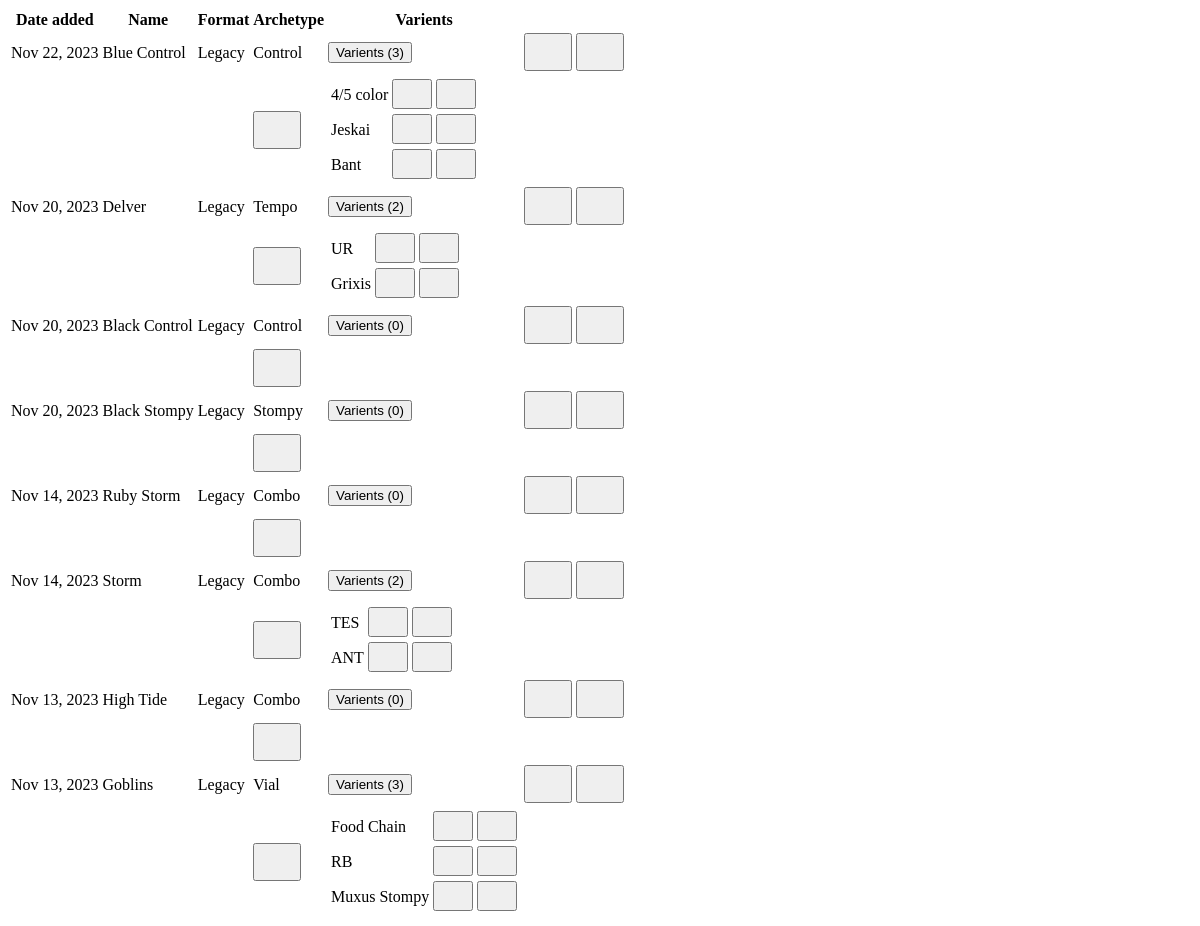
The app's page /decks_table, older data.
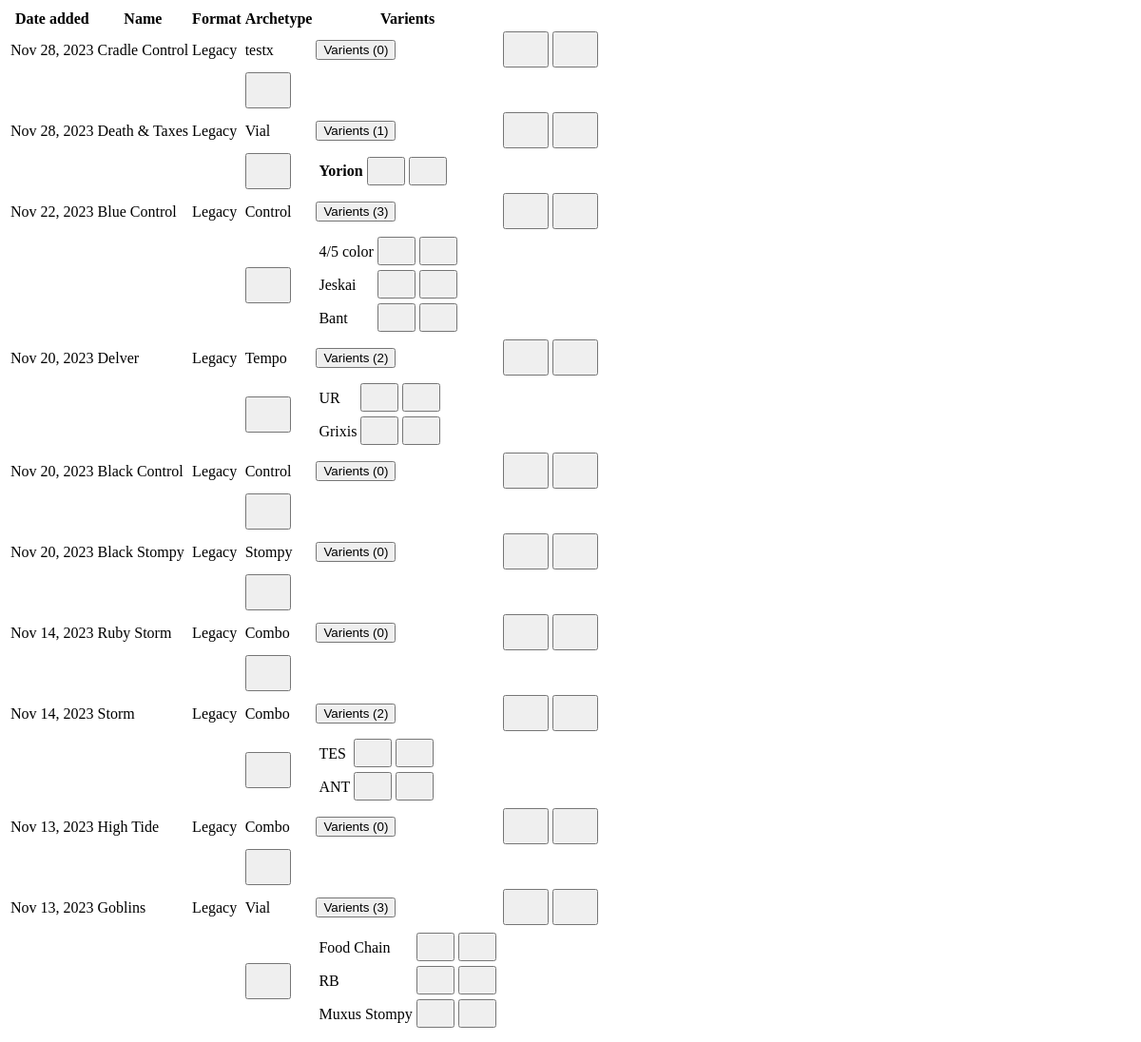
The same page, newer data.
### base/models.py (models this page shows, shortened)
class Deck(models.Model):
    name = models.CharField(verbose_name="deck name", max_length=25)
    mtgFormat = models.ForeignKey(
        MtgFormat, null=True, on_delete=models.CASCADE)
    archetype = models.ForeignKey(
        Archetype, null=True, on_delete=models.CASCADE)
    dateCreated = models.DateTimeField(default=timezone.now)

class MtgFormat(models.Model):
    name = models.CharField(max_length=200)
    def __str__(self):
        return self.name

class Archetype(models.Model):
    name = models.CharField(verbose_name="Archetype", max_length=40)
    mtgFormat = models.ForeignKey(
        MtgFormat, null=True, on_delete=models.CASCADE)
    def __str__(self):
        return str(self.name)

class Flavor(models.Model):
    name = models.CharField(max_length=30, default='none')
    deck = models.ForeignKey(
        Deck, null=True, on_delete=models.CASCADE, related_name="flavors")
    isdefault = models.BooleanField('default', default=False)

### base/views.py (the view)
# urls.py: path('decks_table', views.decks_table, name='decks_table'),
def decks_table(request):
    print("new decks table")
    decks_list = Deck.objects.all().order_by('-dateCreated')
    context = {
        "decks": decks_list
    }
    return render(request, 'base/partials/decks/decks_table.html', context)

### base/templates/base/partials/decks/decks_table.html
<table class="table table-hover">
    <thead>
        <th>Date added</th>
        <th>Name</th>
        <th>Format</th>
        <th>Archetype</th>
        <th>Varients</th>
        <th></th>
    </thead>
    <tbody>
        {% for deck in decks %}
            <tr>
                <td>{{ deck.dateCreated|date:"M d, Y" }}</td>
                <td>{{ deck.name }}</td>
                <td>{{ deck.mtgFormat }}</td>
                <td>{{ deck.archetype }}</td>
                <td>
                    <button class="btn btn-primary" type="button" data-bs-toggle="collapse" data-bs-target="#collapse{{deck.id}}">Varients ({{deck.flavors.count}})</button>
                </td>
                <td>
                    <button class='btn' hx-get="{% url 'edit_deck' deck.pk %}" hx-target="closest tr" hx-swap="outerHTML"><svg class="bi bi-pencil" width="32" height="32"><use xlink:href="#pencil"></svg></button>
                    <button class='btn' hx-confirm='Are you Sure?' hx-target="closest tr" hx-swap="outerHTML swap:1s" hx-delete="{% url 'delete_deck' deck.pk %}"><svg class="bi bi-trash3" width="32" height="32"><use xlink:href="#trash3"></svg></button>
                </td>
            </tr>
            <tr class="collapse" id="collapse{{deck.id}}">
                <td></td>
                <td></td>
                <td></td>
                <td>
                    <button class='btn' hx-get="{% url 'add_varient' deck.pk %}" hx-target="next tbody" hx-swap="afterbegin">
                        <svg class="bi bi-plus" width="32" height="32"><use xlink:href="#plus"></svg>
                    </button>
                </td>
                <td>
                    <table class="table">
                        <tbody>
                            {% for flavor in deck.flavors.all %}
                                <tr>
                                    {% if flavor.isdefault %}
                                    <td>
                                         <strong>{{flavor.name}}</strong>
                                    </td>
                                    {% else %}
                                    <td>{{flavor.name}}</td>
                                    {% endif %}
                                    <td>
                                        <button class='btn' hx-get="{% url 'edit_flavor' flavor.pk %}" hx-target="closest tr" hx-swap="outerHTML"><svg class="bi bi-pencil" width="24" height="24"><use xlink:href="#pencil"></svg></button>
                                        <button class='btn' hx-confirm='Are you Sure?' hx-target="closest tr" hx-swap="outerHTML swap:1s" hx-delete="{% url 'delete_flavor' flavor.pk %}"><svg class="bi bi-trash3" width="24" height="24"><use xlink:href="#trash3"></svg></button>
                                    </td>
                                </tr>
                            {% endfor %}
                        </tbody>
                    </table>
                </td>
                <td></td>
            </tr>
        {% endfor %}
    </tbody>
</table>

Row changes from the older to the newer data that the page shows:
added Deck: dateCreated "Nov 28, 2023", name "Cradle Control", mtgFormat "Legacy", archetype "testx", flavors.count "0"
added Deck: dateCreated "Nov 28, 2023", name "Death & Taxes", mtgFormat "Legacy", archetype "Vial", flavors.count "1"
added Flavor: name "Yorion", shown under "Nov 28, 2023"
